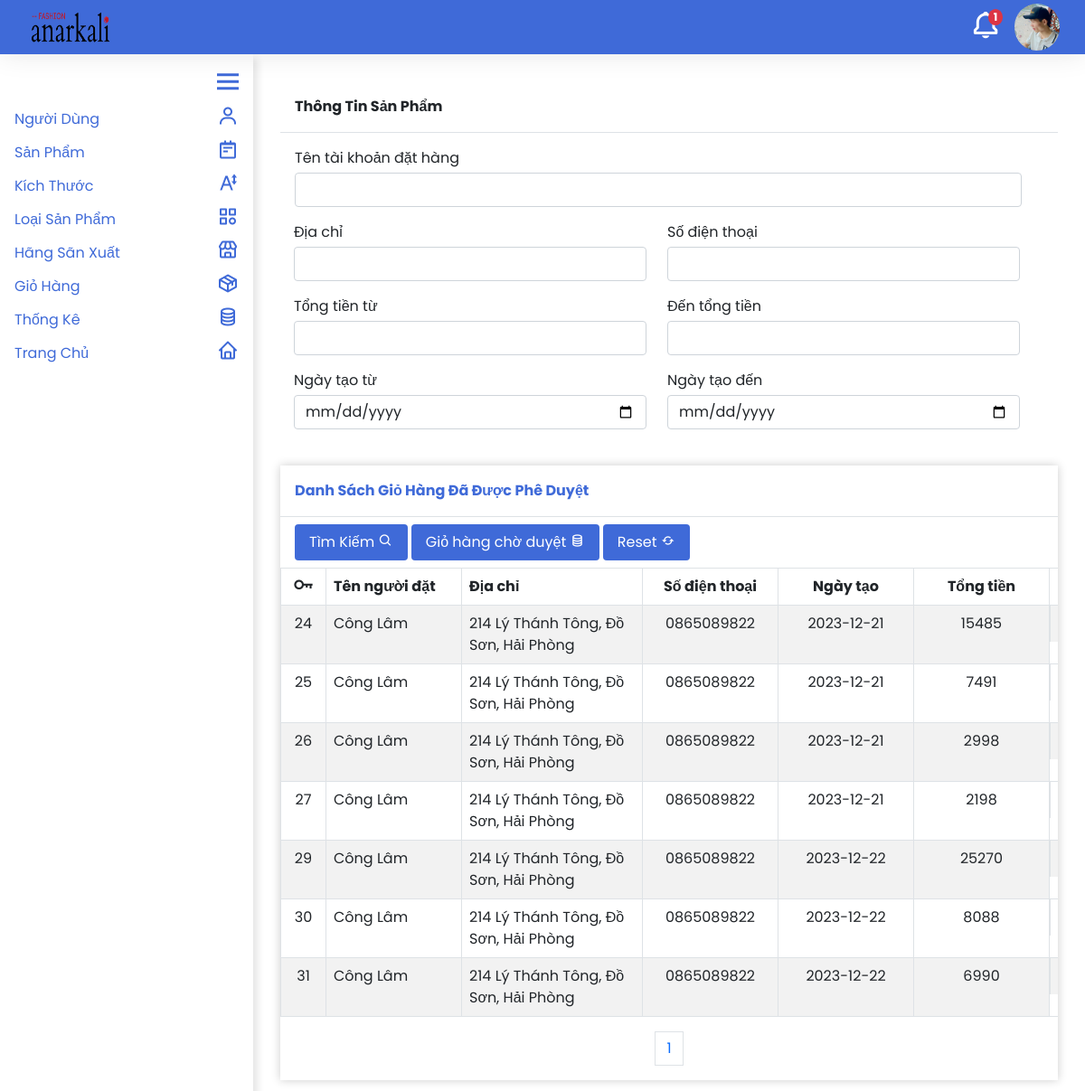
The page /quan_tri/gio_hang/danh_sach_gio_hang_da_duyet.php (signed in) on the database its author committed.
### tables this page shows
CREATE TABLE `nguoidung` (
  `TaiKhoan` varchar(64) NOT NULL,
  `MatKhau` varchar(64) NOT NULL,
  `Email` varchar(64) NOT NULL,
  `HinhAnh` varchar(68) NOT NULL,
  `Quyen` int(1) NOT NULL,
  `TrangThai` int(1) NOT NULL
);

CREATE TABLE `giohang` (
  `MaGioHang` int(64) NOT NULL,
  `TaiKhoan` varchar(64) NOT NULL,
  `NguoiTao` varchar(1000) NOT NULL,
  `DiaChi` varchar(10000) NOT NULL,
  `SoDienThoai` varchar(10) NOT NULL,
  `NgayTao` date NOT NULL,
  `TongTien` int(64) NOT NULL,
  `TrangThai` int(1) NOT NULL
);

### quan_tri/module/database.php (called while the page is built, shortened)
<?php
  function execute_query($sql, $params=NULL) {
    $server = 'localhost';
    $username = 'root';
    $password = '';
    $dbname = 'shopthoitrang';
    $conn = new PDO("mysql:host={$server};dbname={$dbname}", $username, $password);
    $stmt = $conn->prepare($sql);
    if (isset($params))
      foreach ($params as $key => $value)
        $stmt->bindValue($key,$value,PDO::PARAM_STR);
    $stmt->execute();
    return $stmt->fetchAll();
  }
?>

### quan_tri/gio_hang/danh_sach_gio_hang_da_duyet.php (the view, shortened to what this page needs)
<!DOCTYPE html>
<html lang="en">
<head>
  <?php
    include '../module/head.php';
  ?>
</head>
<body>
  <?php
    include '../module/header.php';
    include '../module/sidebar.php';
  ?>
  <form class='body' method='post' action='xu_ly_tim_kiem_gio_hang_da_duyet.php' enctype='multipart/form-data'>
    <div class='title p-3 mb-3 border-bottom fw-bold'>Thông Tin Sản Phẩm</div>
      <div class="input-group px-3 row">
        <div class='col-md-12 pb-3'>
          <div class='mb-1'>Tên tài khoản đặt hàng</div>
          <input type="text" name='TaiKhoan' class="form-control js_text" value='<?php if(isset($_SESSION['TaiKhoan'])) echo $_SESSION['TaiKhoan'];?>'>
        </div>
        <div class='col-md-6 pb-3'>
          <div class='mb-1'>Địa chỉ</div>
          <input type="text" name='DiaChi' class="form-control js_text" value='<?php if(isset($_SESSION['DiaChi'])) echo $_SESSION['DiaChi'];?>'>
        </div>
        <div class='col-md-6 pb-3'>
          <div class='mb-1'>Số điện thoại</div>
          <input type="number" name='SoDienThoai' class="form-control js_text" value='<?php if(isset($_SESSION['SoDienThoai'])) echo $_SESSION['SoDienThoai'];?>'>
        </div>
        <div class='col-md-6 pb-3'>
          <div class='mb-1'>Tổng tiền từ</div>
          <input type="number" name='TongTienTu' class="form-control js_text" value='<?php if(isset($_SESSION['TongTienTu'])) echo $_SESSION['TongTienTu']; ?>'>
        </div>
        <div class='col-md-6 pb-3'>
          <div class='mb-1'>Đến tổng tiền</div>
          <input type="number" name='TongTienDen' class="form-control js_text" value='<?php if(isset($_SESSION['TongTienDen'])) echo $_SESSION['TongTienDen']; ?>'>
        </div>
        <div class='col-md-6 pb-3'>
          <div class='mb-1'>Ngày tạo từ</div>
          <input type="date" name='NgayTaoTu' class="form-control js_text" value='<?php if(isset($_SESSION['NgayTaoTu'])) echo $_SESSION['NgayTaoTu']; ?>'>
        </div>
        <div class='col-md-6 pb-3'>
          <div class='mb-1'>Ngày tạo đến</div>
          <input type="date" name='NgayTaoDen' class="form-control js_text" value='<?php if(isset($_SESSION['NgayTaoDen'])) echo $_SESSION['NgayTaoDen']; ?>'>
        </div>
      </div>
    <div class='table_container overflow-auto mt-4'>
      <div class='title p-3 mb-2 border-bottom fw-bold'>Danh Sách Giỏ Hàng Đã Được Phê Duyệt</div>
      <div class='action_container ps-3'>
        <button class='button_add text-white py-2 px-3 rounded' type='submit'>Tìm Kiếm <i class='bx bx-search' ></i></button>
        <button class='button_add text-white py-2 px-3 rounded' type='button'><a class='text-decoration-none text-white' href='quan_ly_gio_hang.php'>Giỏ hàng chờ duyệt <i class='bx bx-coin-stack'></i></a></button>
        <button class='button_reset text-white py-2 px-3 rounded' type='button'>Reset <i class='bx bx-refresh'></i></i></button>
      </div>
      <table class='table table-striped border-top mt-2 table-bordered'>
        <thead>
          <tr>
            <th style='width: 50px; min-width: 50px;' class='text-center'><i style='transform: scale(1.6);' class='bx bx-key'></i></th>
            <th style='width: 150px; min-width: 150px;'>Tên người đặt</th>
            <th style='min-width: 200px;'>Địa chỉ</th>
            <th class='text-center' style='width: 150px; min-width: 150px;'>Số điện thoại</th>
            <th style='width: 150px; min-width: 150px;' class='text-center'>Ngày tạo</th>
            <th style='width: 150px; min-width: 150px;' class='text-center'>Tổng tiền</th>
            <th style='width: 150px; min-width: 150px;' class='text-center'>Hành Động</th>
          </tr>
        </thead>
        <tbody>
          <?php
            include_once '../module/database.php';
            $sql = "SELECT * FROM giohang WHERE TrangThai=1";
            $params = array();
            $page_index = 1;
            $page_length = 10;
            $start_index = ($page_index - 1) * $page_length;
            $sql = $sql." LIMIT {$start_index}, {$page_length}";
            $giohangs = execute_query($sql,$params);
            foreach($giohangs as $giohang){
              echo "
                <tr>
                  <td class='text-center'>{$giohang['MaGioHang']}</td>
                  <td>{$giohang['TaiKhoan']}</td>
                  <td>{$giohang['DiaChi']}</td>
                  <td class='text-center'>{$giohang['SoDienThoai']}</td>
                  <td class='text-center'>{$giohang['NgayTao']}</td>
                  <td class='text-center'>{$giohang['TongTien']}</td>
                  <td class='text-center d-flex justify-content-around align-items-center'>
                    <a class='text-dark' href='xem_chi_tiet.php?id={$giohang['MaGioHang']}'><i class='bx bx-detail' style='transform: scale(1.5);'></i></a>
                  </td>
                </tr>
              ";
            }
          ?>
        </tbody>
      </table>
      <div class="pagination d-flex justify-content-center">
        <ul class="pagination">
          <?php
            $row_number = execute_query("SELECT COUNT(*) AS dem FROM giohang")[0]['dem'];
            $page_number = (int) $row_number / $page_length;
            if($row_number % $page_length != 0)
              $page_number++;
            for($i = 1; $i <= $page_number; $i++)
              echo "<a href='danh_sach_gio_hang_da_duyet.php?pid={$i}' class='page-link'>{$i}</a>";
          ?>
        </ul>
      </div>
    </div>
  </form>
</body>
</html>

### quan_tri/module/header.php
<div id='header' class='d-flex justify-content-between align-items-center container-fluid'>
  <img class='ms-3' id='logo' src="../../img/logo2.avif">
  <div class='d-flex align-items-center me-3'>
    <a class='bell_container position-relative' href='../gio_hang/quan_ly_gio_hang.php'>
      <?php
        $gio_hang = execute_query("SELECT COUNT(*) FROM giohang WHERE trangthai=0")[0][0];
        if($gio_hang > 0)
          echo "<div class='position-absolute text-decoration-none bg-danger fw-bold text-white notification_number'>{$gio_hang}</div>";
      ?>
      <i style='transform: scale(2.2);' class='bx bx-bell notification_icon text-white me-4'></i>
    </a>
    <?php
      $hinh_anh = execute_query('SELECT HinhAnh FROM nguoidung WHERE TaiKhoan=:tai_khoan', array('tai_khoan' => $_SESSION['TenTaiKhoan']))[0][0];
    ?>
    <img class='user_img' id='profile_image' src="../../data/nguoi_dung/<?php echo $hinh_anh; ?>">
  </div>
</div>

### quan_tri/style/style.css (style rules this page uses)
* { margin: 0; padding: 0; box-sizing: border-box; font-family: 'Poppins', sans-serif; }
#header { height: 60px; box-shadow: 0 0 30px rgba(0, 0, 0, 0.1); background-color: #3f6ad8; position: fixed; top: 0; left: 0; right: 0; z-index: 1000; }
#header #logo { width: 100px; height: 50px; cursor: pointer; }
#header .user_img { object-fit: cover; width: 50px; border-radius: 50px; cursor: pointer; }
#header .notification_icon { cursor: pointer; }
#header .bell_container .notification_number { z-index: 1000; left: 27%; top: -8px; font-size: 12px; padding: 0 6px; border-radius: 50%; }
.sidebar a, .body .form .title, .primary_color, .body .table_container .title { color: #3f6ad8; }
.body { margin-left: 310px; margin-top: 90px; margin-right: 30px; margin-bottom: 1000px; transition: 0.5s; }
.body .table_container { box-shadow: 0 0 10px rgba(0, 0, 0, 0.2); }
.button_add, .button_edit, .button_reset { background-color: #3f6ad8; border: none; transition: 0.25s; }

### rows shown on the page
nguoidung: HinhAnh (picture)
giohang: MaGioHang "24", TaiKhoan "Công Lâm", DiaChi "214 Lý Thánh Tông, Đồ Sơn, Hải Phòng", SoDienThoai "0865089822", NgayTao "2023-12-21", TongTien "15485"
giohang: MaGioHang "25", TaiKhoan "Công Lâm", DiaChi "214 Lý Thánh Tông, Đồ Sơn, Hải Phòng", SoDienThoai "0865089822", NgayTao "2023-12-21", TongTien "7491"
giohang: MaGioHang "26", TaiKhoan "Công Lâm", DiaChi "214 Lý Thánh Tông, Đồ Sơn, Hải Phòng", SoDienThoai "0865089822", NgayTao "2023-12-21", TongTien "2998"
giohang: MaGioHang "27", TaiKhoan "Công Lâm", DiaChi "214 Lý Thánh Tông, Đồ Sơn, Hải Phòng", SoDienThoai "0865089822", NgayTao "2023-12-21", TongTien "2198"
giohang: MaGioHang "29", TaiKhoan "Công Lâm", DiaChi "214 Lý Thánh Tông, Đồ Sơn, Hải Phòng", SoDienThoai "0865089822", NgayTao "2023-12-22", TongTien "25270"
giohang: MaGioHang "30", TaiKhoan "Công Lâm", DiaChi "214 Lý Thánh Tông, Đồ Sơn, Hải Phòng", SoDienThoai "0865089822", NgayTao "2023-12-22", TongTien "8088"
giohang: MaGioHang "31", TaiKhoan "Công Lâm", DiaChi "214 Lý Thánh Tông, Đồ Sơn, Hải Phòng", SoDienThoai "0865089822", NgayTao "2023-12-22", TongTien "6990"

### other values the page prints
$gio_hang "1"
